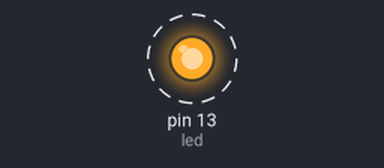
Simulated run of this sketch. Board: Arduino Uno, built with avr-gcc and run on an emulated ATmega328P. On the bench: output pins drawn as LEDs (lit = HIGH). Dashed ring = blinking.

Above: at 0.7 s.
Timing chart, 0 to 4.6 s (numbered marks = the images above):
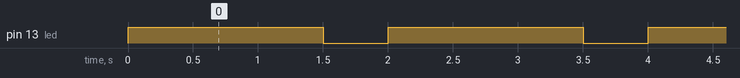

The sketch:

Lab1_Blink.ino
```cpp
/*Programmer: Trenton Weller
*Date: 11.6.19
*Program: Blink
*
*This program will turn on an LED for specified amounts of tiume, turn it
*off, and back on in a while Loop
*
*/

// initialize our led to PIN
int led = 13;


void setup() {
  // Using the Function pinMode to call led and provide output
pinMode(led, OUTPUT);
}

void loop() {
  // put your main code here, to run repeatedly:
digitalWrite(led, HIGH);
delay(1500);
digitalWrite(led, LOW );
delay(500);
}
```

Measured:
- by itself, pin 13 (led): alternates HIGH for 1.5 s and LOW for 0.50 s
